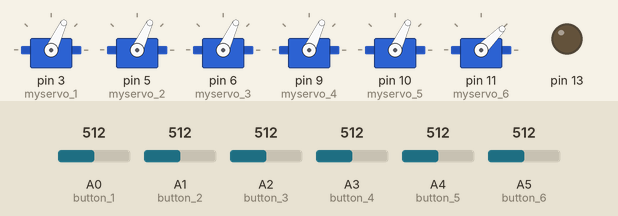
Recording of a sketch running on a simulated Arduino Uno, built with avr-gcc and run on an emulated ATmega328P. Shown: 6 × servo, output pins drawn as LEDs (lit = HIGH). The inputs (shaded band) are chosen by the test bench; at power-on: A0 (button_1) = 512, A1 (button_2) = 512, A2 (button_3) = 512, A3 (button_4) = 512, A4 (button_5) = 512, A5 (button_6) = 512.

Above: at 1.2 s.
1.3 s: A0 (button_1) set to 492
At 2.7 s:
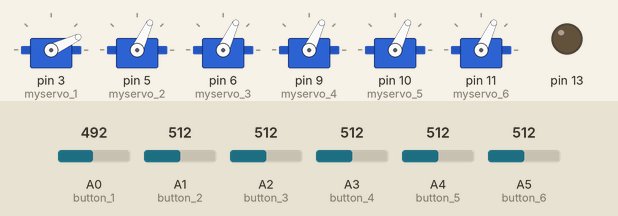
3.0 s: A1 (button_2) set to 488
At 4.3 s:
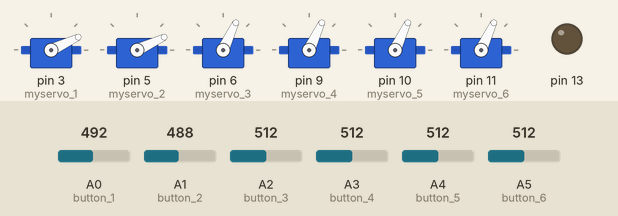
4.7 s: A2 (button_3) set to 482
At 6.1 s:
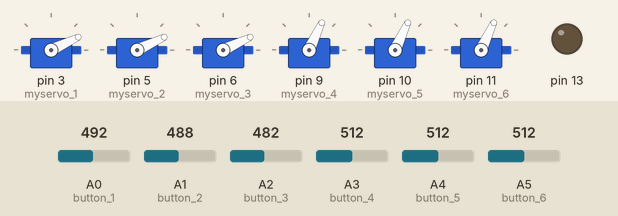
6.4 s: A3 (button_4) set to 490
At 7.7 s:
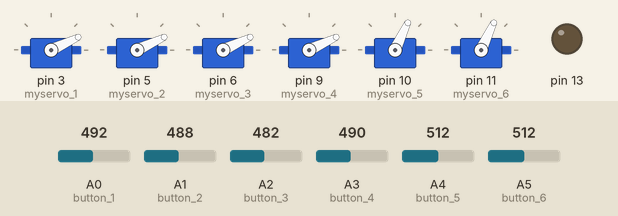
8.1 s: A4 (button_5) set to 490
At 9.2 s:
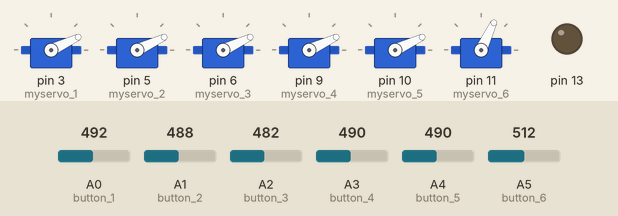
9.8 s: A5 (button_6) set to 490
At 10.7 s:
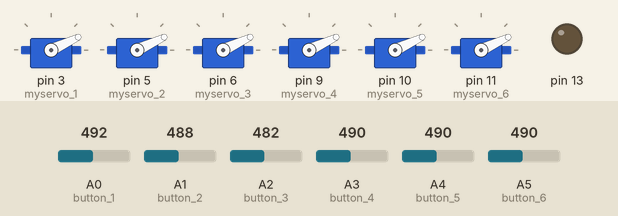
Timing chart, 0 to 12.5 s (numbered marks = the images above; inputs shaded):
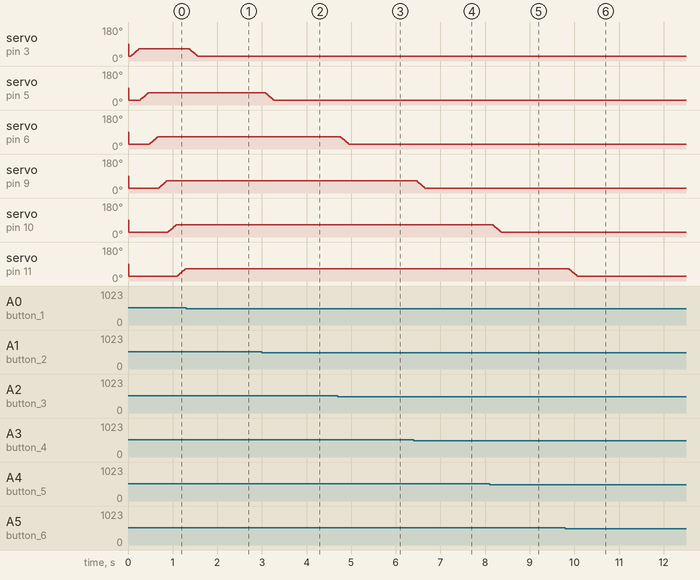

Measured:
- the behaviour switches between 500 and 499 on A0 (button_1) (found by bisection; images 0 and 1)
- the behaviour switches between 500 and 499 on A1 (button_2) (found by bisection; images 1 and 2)
- the behaviour switches between 500 and 499 on A2 (button_3) (found by bisection; images 2 and 3)
- after the input at 1.3 s, servo on pin 3 (myservo_1): moves from 65° to 25° over 0.20 s, starting after 0.06 s
- after the input at 3.0 s, servo on pin 5 (myservo_2): moves from 65° to 25° over 0.20 s, starting after 0.06 s
- after the input at 4.7 s, servo on pin 6 (myservo_3): moves from 65° to 25° over 0.20 s, starting after 0.05 s
- after the input at 6.4 s, servo on pin 9 (myservo_4): moves from 65° to 25° over 0.20 s, starting after 0.05 s
- after the input at 8.1 s, servo on pin 10 (myservo_5): moves from 65° to 25° over 0.20 s, starting after 0.06 s
- after the input at 9.8 s, servo on pin 11 (myservo_6): moves from 65° to 25° over 0.20 s, starting after 0.06 s

The sketch:

Servo_Controller.ino
```cpp
// Control six servos using toggle switches

const int button_1 = A0;
const int button_2 = A1;
const int button_3 = A2;
const int button_4 = A3;
const int button_5 = A4;
const int button_6 = A5;

int start1=25;
int stop1=65;
int pos = 0;    // variable to store the servo position

#include <Servo.h>

Servo myservo_1;  // create servo object to control a servo
Servo myservo_2;
Servo myservo_3;
Servo myservo_4;
Servo myservo_5;
Servo myservo_6;

void setup () {

Serial.begin(9600);
myservo_1.attach(3);
myservo_2.attach(5);
myservo_3.attach(6);
myservo_4.attach(9);
myservo_5.attach(10);
myservo_6.attach(11);
pinMode(13, OUTPUT);

}

 enum SWITCHSTATES
  {
    ST_OFF1,
    ST_OFF2,
    ST_STRAIGHT,
    ST_TURN,
  };

  SWITCHSTATES switchState_1 = ST_OFF1;
  SWITCHSTATES switchState_2 = ST_OFF1;
  SWITCHSTATES switchState_3 = ST_OFF1;
  SWITCHSTATES switchState_4 = ST_OFF1;
  SWITCHSTATES switchState_5 = ST_OFF1;
  SWITCHSTATES switchState_6 = ST_OFF1;


  void loop() {


    int buttonRead_1 = analogRead(button_1);
    int buttonRead_2 = analogRead(button_2);
    int buttonRead_3 = analogRead(button_3);
    int buttonRead_4 = analogRead(button_4);
    int buttonRead_5 = analogRead(button_5);
    int buttonRead_6 = analogRead(button_6);

    delay(20);

    switch (switchState_1)
    {
      case ST_OFF1:
        switchoff1_1(buttonRead_1); //sets up changes to ST_OFF1
        break;
      case ST_OFF2:
        switchoff2_1(buttonRead_1); //sets up changes to ST_OFF2
        break;
      case ST_STRAIGHT:
        switchstraight_1(buttonRead_1); //sets up changes to ST_STRAIGHT
        break;
      case ST_TURN:
        switchturn_1(buttonRead_1); // sets up changes to ST_TURN
        break;
    }

    switch (switchState_2)
    {
      case ST_OFF1:
        switchoff1_2(buttonRead_2); //sets up changes to ST_OFF1
        break;
      case ST_OFF2:
        switchoff2_2(buttonRead_2); //sets up changes to ST_OFF2
        break;
      case ST_STRAIGHT:
        switchstraight_2(buttonRead_2); //sets up changes to ST_STRAIGHT
        break;
      case ST_TURN:
        switchturn_2(buttonRead_2); // sets up changes to ST_TURN
        break;
    }


    switch (switchState_3)
    {
      case ST_OFF1:
        switchoff1_3(buttonRead_3); //sets up changes to ST_OFF1
        break;
      case ST_OFF2:
        switchoff2_3(buttonRead_3); //sets up changes to ST_OFF2
        break;
      case ST_STRAIGHT:
        switchstraight_3(buttonRead_3); //sets up changes to ST_STRAIGHT
        break;
      case ST_TURN:
        switchturn_3(buttonRead_3); // sets up changes to ST_TURN
        break;
    }


    switch (switchState_4)
    {
      case ST_OFF1:
        switchoff1_4(buttonRead_4); //sets up changes to ST_OFF1
        break;
      case ST_OFF2:
        switchoff2_4(buttonRead_4); //sets up changes to ST_OFF2
        break;
      case ST_STRAIGHT:
        switchstraight_4(buttonRead_4); //sets up changes to ST_STRAIGHT
        break;
      case ST_TURN:
        switchturn_4(buttonRead_4); // sets up changes to ST_TURN
        break;
    }


    switch (switchState_5)
    {
      case ST_OFF1:
        switchoff1_5(buttonRead_5); //sets up changes to ST_OFF1
        break;
      case ST_OFF2:
        switchoff2_5(buttonRead_5); //sets up changes to ST_OFF2
        break;
      case ST_STRAIGHT:
        switchstraight_5(buttonRead_5); //sets up changes to ST_STRAIGHT
        break;
      case ST_TURN:
        switchturn_5(buttonRead_5); // sets up changes to ST_TURN
        break;
    }


    switch (switchState_6)
    {
      case ST_OFF1:
        switchoff1_6(buttonRead_6); //sets up changes to ST_OFF1
        break;
      case ST_OFF2:
        switchoff2_6(buttonRead_6); //sets up changes to ST_OFF2
        break;
      case ST_STRAIGHT:
        switchstraight_6(buttonRead_6); //sets up changes to ST_STRAIGHT
        break;
      case ST_TURN:
        switchturn_6(buttonRead_6); // sets up changes to ST_TURN
        break;
    }


  }

//
// Four states for Servo 1
//
  void switchoff1_1(int buttonRead) {
    myservo_1.write(start1);
    if (buttonRead > 500) {
      switchState_1 = ST_TURN; //switches to different state
    }
  }
  void switchturn_1(int buttonRead) {
    for (pos = start1; pos <= stop1; pos += 1) { // goes from 0 degrees to 180 degrees
      // in steps of 1 degree
      myservo_1.write(pos);              // tell servo to go to position in variable 'pos'
      delay(5);                       // waits 15ms for the servo to reach the position
    }
    switchState_1 = ST_OFF2; //chages to ST_OFF2
  }
  void switchoff2_1(int buttonRead) {
    myservo_1.write(stop1);
    if (buttonRead < 500) {
      switchState_1 = ST_STRAIGHT; //switches to Straight
    }
  }
  void switchstraight_1(int buttonRead) {
    for (pos = stop1; pos >= start1; pos -= 1) { // goes from 180 degrees to 0 degrees
      myservo_1.write(pos);              // tell servo to go to position in variable 'pos'
      delay(5);                       // waits 15ms for the servo to reach the position
      switchState_1 = ST_OFF1; //chages to ST_OFF1
    }
  }


//
// Four states for Servo 2
//
  void switchoff1_2(int buttonRead) {
    myservo_2.write(start1);
    if (buttonRead > 500) {
      switchState_2 = ST_TURN; //switches to different state
    }
  }
  void switchturn_2(int buttonRead) {
    for (pos = start1; pos <= stop1; pos += 1) { // goes from 0 degrees to 180 degrees
      // in steps of 1 degree
      myservo_2.write(pos);              // tell servo to go to position in variable 'pos'
      delay(5);                       // waits 15ms for the servo to reach the position
    }
    switchState_2 = ST_OFF2; //chages to ST_OFF2
  }
  void switchoff2_2(int buttonRead) {
    myservo_2.write(stop1);
    if (buttonRead < 500) {
      switchState_2 = ST_STRAIGHT; //switches to Straight
    }
  }
  void switchstraight_2(int buttonRead) {
    for (pos = stop1; pos >= start1; pos -= 1) { // goes from 180 degrees to 0 degrees
      myservo_2.write(pos);              // tell servo to go to position in variable 'pos'
      delay(5);                       // waits 15ms for the servo to reach the position
      switchState_2 = ST_OFF1; //chages to ST_OFF1
    }
  }

//
// Four states for Servo 3
//
  void switchoff1_3(int buttonRead) {
    myservo_3.write(start1);
    if (buttonRead > 500) {
      switchState_3 = ST_TURN; //switches to different state
    }
  }
  void switchturn_3(int buttonRead) {
    for (pos = start1; pos <= stop1; pos += 1) { // goes from 0 degrees to 180 degrees
      // in steps of 1 degree
      myservo_3.write(pos);              // tell servo to go to position in variable 'pos'
      delay(5);                       // waits 15ms for the servo to reach the position
    }
    switchState_3 = ST_OFF2; //chages to ST_OFF2
  }
  void switchoff2_3(int buttonRead) {
    myservo_3.write(stop1);
    if (buttonRead < 500) {
      switchState_3 = ST_STRAIGHT; //switches to Straight
    }
  }
  void switchstraight_3(int buttonRead) {
    for (pos = stop1; pos >= start1; pos -= 1) { // goes from 180 degrees to 0 degrees
      myservo_3.write(pos);              // tell servo to go to position in variable 'pos'
      delay(5);                       // waits 15ms for the servo to reach the position
      switchState_3 = ST_OFF1; //chages to ST_OFF1
    }
  }

//
// Four states for Servo 4
//
  void switchoff1_4(int buttonRead) {
    myservo_4.write(start1);
    if (buttonRead > 500) {
      switchState_4 = ST_TURN; //switches to different state
    }
  }
  void switchturn_4(int buttonRead) {
    for (pos = start1; pos <= stop1; pos += 1) { // goes from 0 degrees to 180 degrees
      // in steps of 1 degree
      myservo_4.write(pos);              // tell servo to go to position in variable 'pos'
      delay(5);                       // waits 15ms for the servo to reach the position
    }
    switchState_4 = ST_OFF2; //chages to ST_OFF2
  }
  void switchoff2_4(int buttonRead) {
    myservo_4.write(stop1);
    if (buttonRead < 500) {
      switchState_4 = ST_STRAIGHT; //switches to Straight
    }
  }
  void switchstraight_4(int buttonRead) {
    for (pos = stop1; pos >= start1; pos -= 1) { // goes from 180 degrees to 0 degrees
      myservo_4.write(pos);              // tell servo to go to position in variable 'pos'
      delay(5);                       // waits 15ms for the servo to reach the position
      switchState_4 = ST_OFF1; //chages to ST_OFF1
    }
  }

 //
// Four states for Servo 5
//
  void switchoff1_5(int buttonRead) {
    myservo_5.write(start1);
    if (buttonRead > 500) {
      switchState_5 = ST_TURN; //switches to different state
    }
  }
  void switchturn_5(int buttonRead) {
    for (pos = start1; pos <= stop1; pos += 1) { // goes from 0 degrees to 180 degrees
      // in steps of 1 degree
      myservo_5.write(pos);              // tell servo to go to position in variable 'pos'
      delay(5);                       // waits 15ms for the servo to reach the position
    }
    switchState_5 = ST_OFF2; //chages to ST_OFF2
  }
  void switchoff2_5(int buttonRead) {
    myservo_5.write(stop1);
    if (buttonRead < 500) {
      switchState_5 = ST_STRAIGHT; //switches to Straight
    }
  }
  void switchstraight_5(int buttonRead) {
    for (pos = stop1; pos >= start1; pos -= 1) { // goes from 180 degrees to 0 degrees
      myservo_5.write(pos);              // tell servo to go to position in variable 'pos'
      delay(5);                       // waits 15ms for the servo to reach the position
      switchState_5 = ST_OFF1; //chages to ST_OFF1
    }
  }

//
// Four states for Servo 6
//
  void switchoff1_6(int buttonRead) {
    myservo_6.write(start1);
    if (buttonRead > 500) {
      switchState_6 = ST_TURN; //switches to different state
    }
  }
  void switchturn_6(int buttonRead) {
    for (pos = start1; pos <= stop1; pos += 1) { // goes from 0 degrees to 180 degrees
      // in steps of 1 degree
      myservo_6.write(pos);              // tell servo to go to position in variable 'pos'
      delay(5);                       // waits 15ms for the servo to reach the position
    }
    switchState_6 = ST_OFF2; //chages to ST_OFF2
  }
  void switchoff2_6(int buttonRead) {
    myservo_6.write(stop1);
    if (buttonRead < 500) {
      switchState_6 = ST_STRAIGHT; //switches to Straight
    }
  }
  void switchstraight_6(int buttonRead) {
    for (pos = stop1; pos >= start1; pos -= 1) { // goes from 180 degrees to 0 degrees
      myservo_6.write(pos);              // tell servo to go to position in variable 'pos'
      delay(5);                       // waits 15ms for the servo to reach the position
      switchState_6 = ST_OFF1; //chages to ST_OFF1
    }
  }
```
